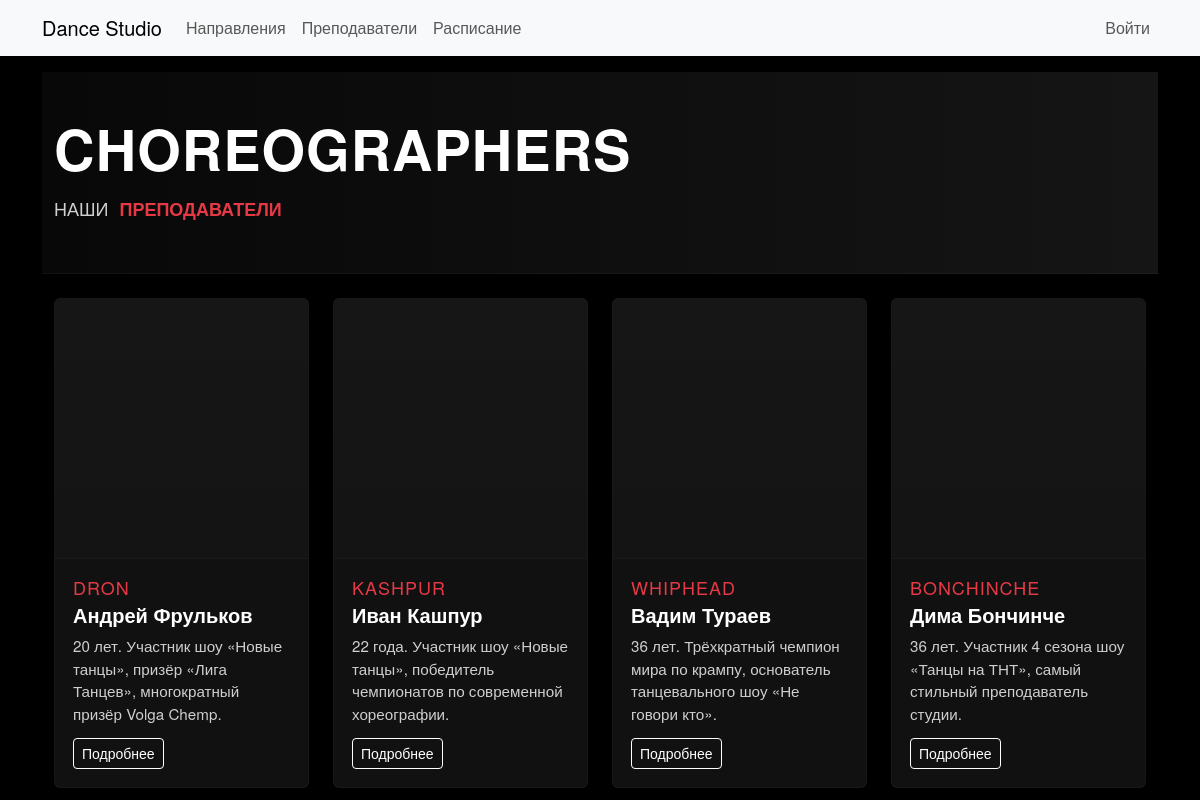
The page /teachers on the database its author committed.
### app.py (models this page shows, shortened)
class Teacher(db.Model):
    id = db.Column(db.Integer, primary_key=True)
    bio = db.Column(db.Text)
    user_id = db.Column(db.Integer, db.ForeignKey('user.id'))
    user = db.relationship('User', back_populates='teacher')
    groups = db.relationship('Group', back_populates='teacher')
    stage_name = db.Column(db.String(100), nullable=True)

class User(db.Model):
    id = db.Column(db.Integer, primary_key=True)
    email = db.Column(db.String(120), unique=True, nullable=False)
    password_hash = db.Column(db.String(200), nullable=False)
    name = db.Column(db.String(120), nullable=False)
    role = db.Column(db.String(20), nullable=False)
    teacher = db.relationship('Teacher', uselist=False, back_populates='user')
    student = db.relationship('Student', uselist=False, back_populates='user')

### app.py (the view)
@app.route('/teachers')
def teachers():
    ts = Teacher.query.all()
    return render_template('teachers.html', teachers=ts, user=current_user())

### app.py (called while the page is built)
def current_user():
    uid = session.get('user_id')
    if not uid:
        return None
    return User.query.get(uid)

### templates/teachers.html (shortened to what this page needs)
{% extends "base.html" %}
{% block content %}
<div class="teachers-hero">
  <div class="container">
    <h1 class="hero-title">CHOREOGRAPHERS</h1>
    <p class="hero-sub">НАШИ <span class="accent">ПРЕПОДАВАТЕЛИ</span></p>
  </div>
</div>
<div class="container mt-4">
  <div class="row g-4 justify-content-center">
    {% for t in teachers %}
      <div class="col-md-3 col-sm-6">
        <div class="teacher-card">
          <div class="photo-placeholder"> </div>
          <div class="teacher-body">
            <h3 class="teacher-stage">{{ (t.stage_name or t.user.name.split(' ')[0]) | upper }}</h3>
            <h4 class="teacher-name">{{ t.user.name }}</h4>
            <p class="teacher-bio">{{ t.bio }}</p>
            <a class="btn btn-outline-light btn-sm" href="{{ url_for('teacher_detail', tid=t.id) }}">Подробнее</a>
          </div>
        </div>
      </div>
    {% else %}
      <div class="col-12"><p class="text-center text-muted">Преподаватели ещё не добавлены.</p></div>
    {% endfor %}
  </div>
</div>
{% endblock %}

### templates/base.html (shortened to what this page needs)
<!doctype html>
<html lang="ru">
<head>
  <link href="https://cdn.jsdelivr.net/npm/bootstrap@5.3.2/dist/css/bootstrap.min.css" rel="stylesheet">
  <link rel="stylesheet" href="{{ url_for('static', filename='style.css') }}">
</head>
<body>
<nav class="navbar navbar-expand-lg navbar-light bg-light mb-3">
  <div class="container">
    <a class="navbar-brand" href="{{ url_for('index') }}">Dance Studio</a>
    <div class="collapse navbar-collapse">
      <ul class="navbar-nav me-auto">
        <li class="nav-item"><a class="nav-link" href="{{ url_for('directions') }}">Направления</a></li>
        <li class="nav-item"><a class="nav-link" href="{{ url_for('teachers') }}">Преподаватели</a></li>
        <li class="nav-item"><a class="nav-link" href="{{ url_for('lessons') }}">Расписание</a></li>
      </ul>
      <ul class="navbar-nav">
        {% if user %}
          <li class="nav-item"><a class="nav-link" href="{{ url_for('student_profile') }}">Привет, {{ user.name }}</a></li>
          {% if user.role == 'admin' %}
            <li class="nav-item"><a class="nav-link" href="{{ url_for('admin_dashboard') }}">Админ</a></li>
          {% endif %}
          <li class="nav-item"><a class="nav-link" href="{{ url_for('logout') }}">Выйти</a></li>
        {% else %}
          <li class="nav-item"><a class="nav-link" href="{{ url_for('login') }}">Войти</a></li>
        {% endif %}
      </ul>
    </div>
  </div>
</nav>
<div class="container">
  {% block content %}{% endblock %}
</div>
</body>
</html>

### static/style.css (style rules this page uses)
body { background-color: #0b0b0b; color: #eaeaea; font-family: "Helvetica Neue", Arial, sans-serif; }
.teachers-hero { background: linear-gradient(90deg, #080808 0%, #151515 100%); padding: 48px 0 28px 0; margin-bottom: 20px; border-bottom: 1px solid rgba(255,255,255,0.04); }
.hero-title { color: #ffffff; font-size: 48px; letter-spacing: 6px; margin: 0 0 6px 0; font-weight: 700; }
.hero-sub { color: #bdbdbd; margin: 0; font-size: 18px; }
.hero-sub .accent { color: #e63946; font-weight: 700; margin-left: 6px; }
.teacher-card { background: #111; border-radius: 6px; padding: 0; overflow: hidden; box-shadow: 0 6px 18px rgba(0,0,0,0.6); transition: transform .18s ease, box-shadow .18s ease; border: 1px solid rgba(255,255,255,0.03); }
.photo-placeholder { height: 260px; background: linear-gradient(180deg, rgba(255,255,255,0.02), rgba(255,255,255,0.01)); display: flex; align-items: center; justify-content: center; color: rgba(255,255,255,0.06); font-size: 12px; border-bottom: 1px solid rgba(255,255,255,0.02); }
.teacher-body { padding: 18px; }
.teacher-stage { color: #e63946; margin: 0; font-size: 18px; letter-spacing: 1px; }
.teacher-name { margin: 4px 0 8px 0; font-size: 20px; color: #fff; font-weight: 700; }
.teacher-bio { color: #cfcfcf; font-size: 0.95rem; min-height: 72px; margin-bottom: 12px; }
.btn-outline-light { border-color: rgba(255,255,255,0.18); color: #fff; }
.hero-title { font-size: 56px; line-height: 1.02; margin: 0 0 18px 0; font-weight: 700; color: #ffffff; letter-spacing: 1px; }
.hero-sub { color: #d0d0d0; margin-bottom: 22px; font-size: 18px; max-width: 520px; }
body { background-color: #000; color: #fff; }
.btn-outline-light { border-color: #fff; color: #fff; }

### rows shown on the page
Teacher: stage_name "DRON", user.name "Андрей Фрульков", bio "20 лет. Участник шоу «Новые танцы», призёр «Лига Танцев», многократный призёр Volga Chemp."
Teacher: stage_name "KASHPUR", user.name "Иван Кашпур", bio "22 года. Участник шоу «Новые танцы», победитель чемпионатов по современной хореографии."
Teacher: stage_name "WHIPHEAD", user.name "Вадим Тураев", bio "36 лет. Трёхкратный чемпион мира по крампу, основатель танцевального шоу «Не говори кто»."
Teacher: stage_name "BONCHINCHE", user.name "Дима Бончинче", bio "36 лет. Участник 4 сезона шоу «Танцы на ТНТ», самый стильный преподаватель студии."
